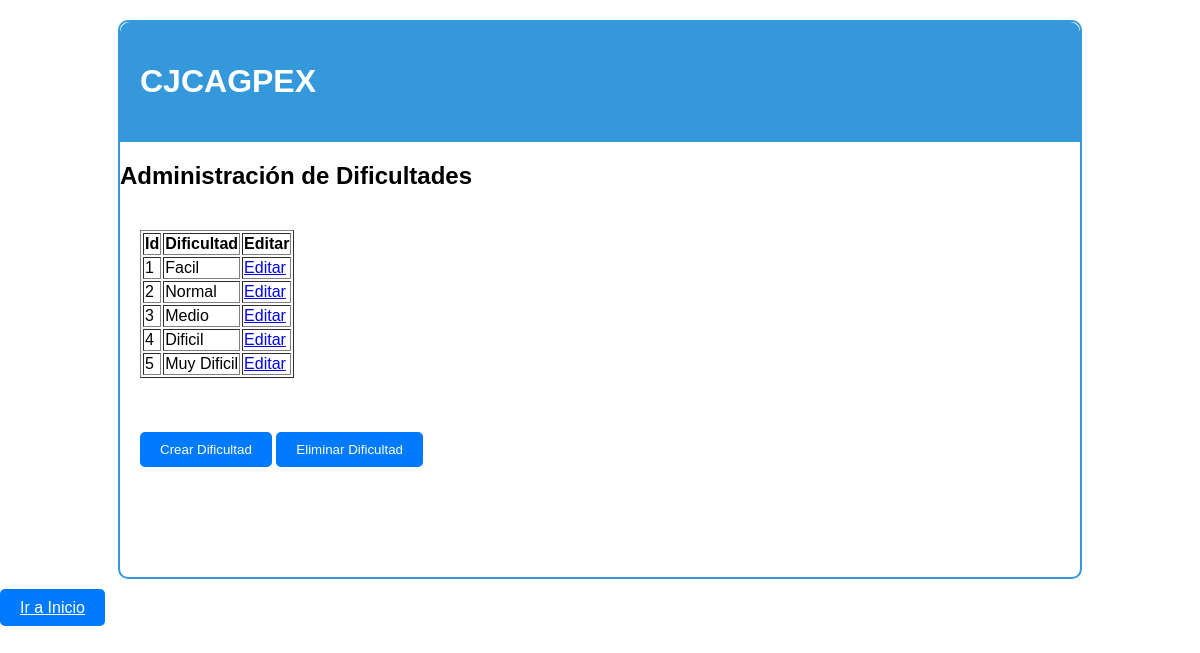
/dificultades.php, run on the app's committed database.
### tables this page shows
CREATE TABLE Dificultades (
    id INT AUTO_INCREMENT PRIMARY KEY,
    nombre VARCHAR(50) NOT NULL
);

### dificultades.php (the view, shortened to what this page needs)
<?php
$servername = "localhost";
$username = "root";
$password = "zero_krawen83";
$database = "bd_plataforma_examenes";
$conn = new mysqli($servername, $username, $password, $database);
$sql = "SELECT dificultades.id AS ID, dificultades.nombre AS dificultad
        FROM dificultades
        ORDER BY dificultades.id";
$result = $conn->query($sql);
?>
<!DOCTYPE html>
<html lang="es">
<head>
    <link rel="stylesheet" href="css\estilogeneral.css">
</head>
<body>
<div class="contenedor">
    <header class="cabecera">
        <h1>CJCAGPEX</h1>
    </header>
    <h2>Administración de Dificultades</h2>
    <main class="area-trabajo">
    <table border="1">
        <tr>
            <th>Id</th>
            <th>Dificultad</th>
            <th>Editar</th>
        </tr>
        <?php
            $previous_id = null;
            if ($result->num_rows > 0) {
            while($row = $result->fetch_assoc()) {
            if ($row["ID"] != $previous_id) {
            echo "<tr>";
            echo "<td>" . $row["ID"] . "</td>";
            echo "<td>" . $row["dificultad"] . "</td>";
            echo "<td><a href='editar_dificultad.php?id=" . $row["ID"] . "'>Editar</a></td>";
            echo "</tr>";
            } else {
            echo "<td></td><td></td>";
        }
        $previous_id = $row["ID"];
    }
} else {
    echo "<tr><td colspan='4'>No se encontraron resultados</td></tr>";
}
?>
 </table>
 <br><br><br>
    <button onclick="crearDificultad()" class="boton">Crear Dificultad</button>
    <button onclick="eliminarDificultad()" class="boton">Eliminar Dificultad</button>
    <br><br><br>
    <br><br><br>
    </main>
    </div>
</body>
<footer>
<a href="inicio.php" class="boton">Ir a Inicio</a>
</footer>
</html>

### css/estilogeneral.css (style rules this page uses)
body { margin: 0; padding: 0; font-family: Arial, sans-serif; }
.contenedor { width: 80%; margin: 20px auto; border: 2px solid #3498db; border-radius: 10px; }
.cabecera { background-color: #3498db; color: white; padding: 20px; border-top-left-radius: 10px; border-top-right-radius: 10px; }
.area-trabajo { padding: 20px; overflow-x: auto; }
.boton { background-color: #007bff; color: #fff; border: none; padding: 10px 20px; border-radius: 5px; cursor: pointer; }

### data on the page
dificultades: id "1", nombre "Facil"
dificultades: id "2", nombre "Normal"
dificultades: id "3", nombre "Medio"
dificultades: id "4", nombre "Dificil"
dificultades: id "5", nombre "Muy Dificil"
